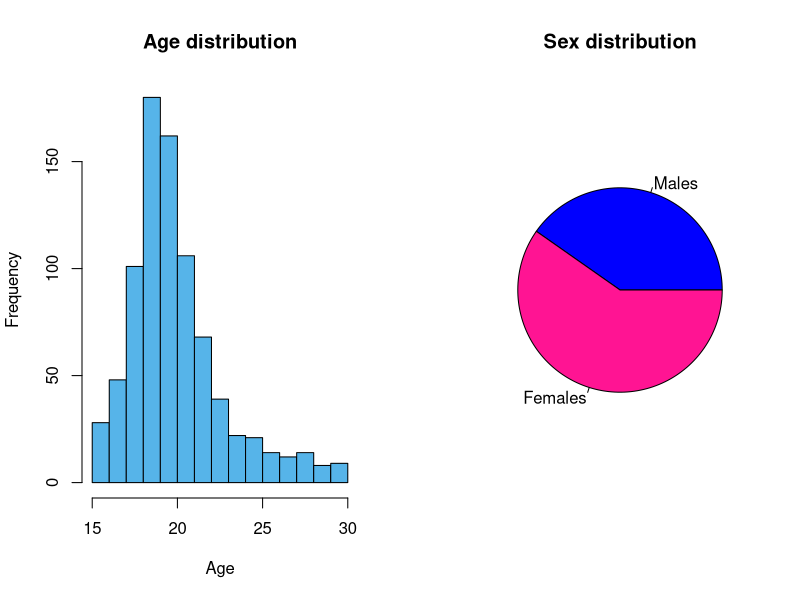
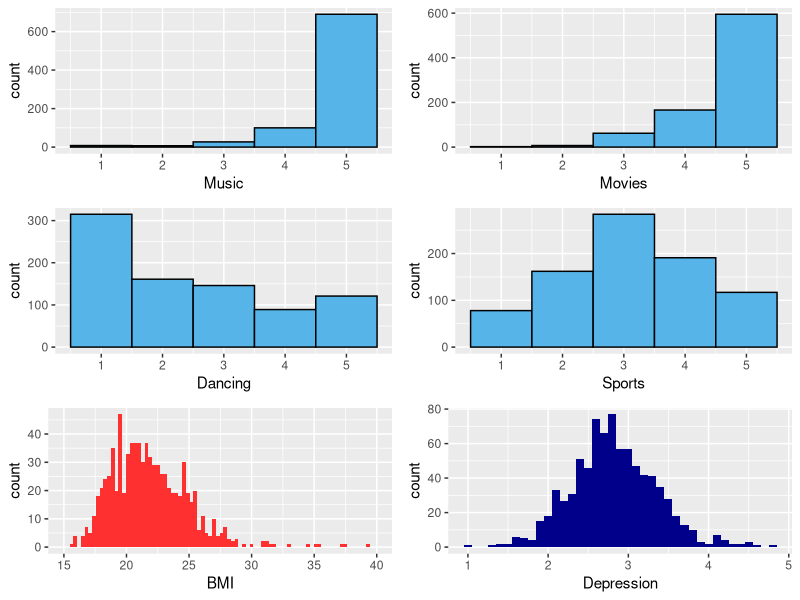
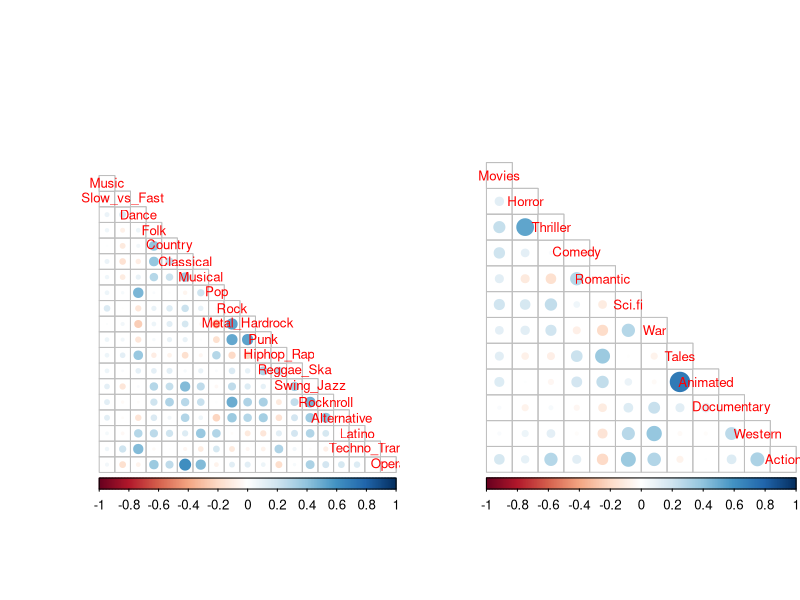
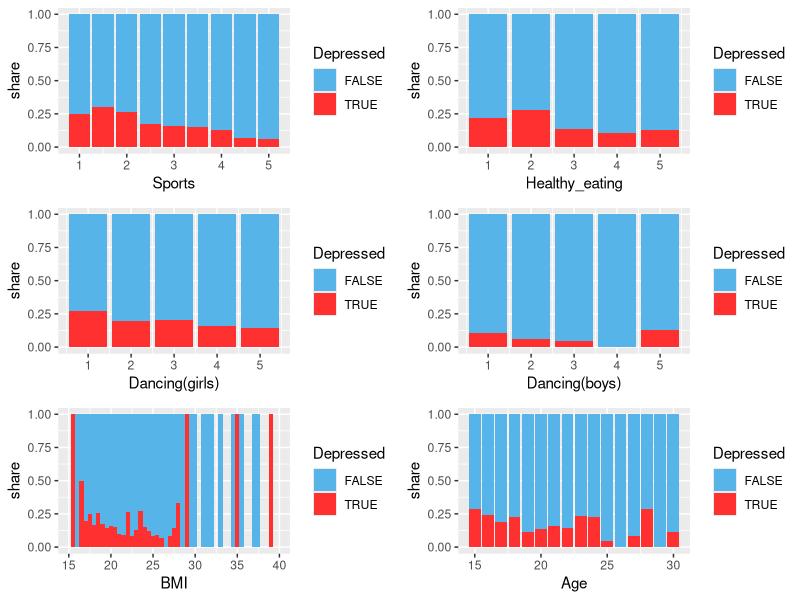
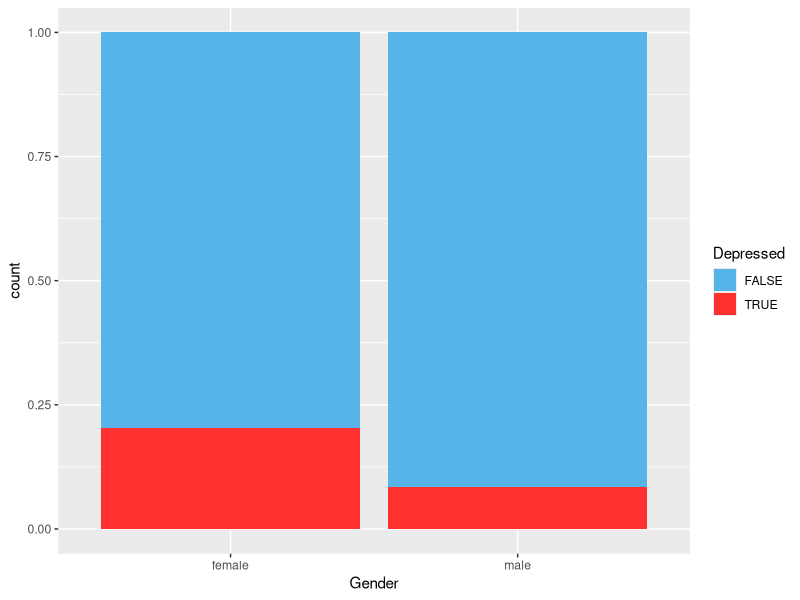
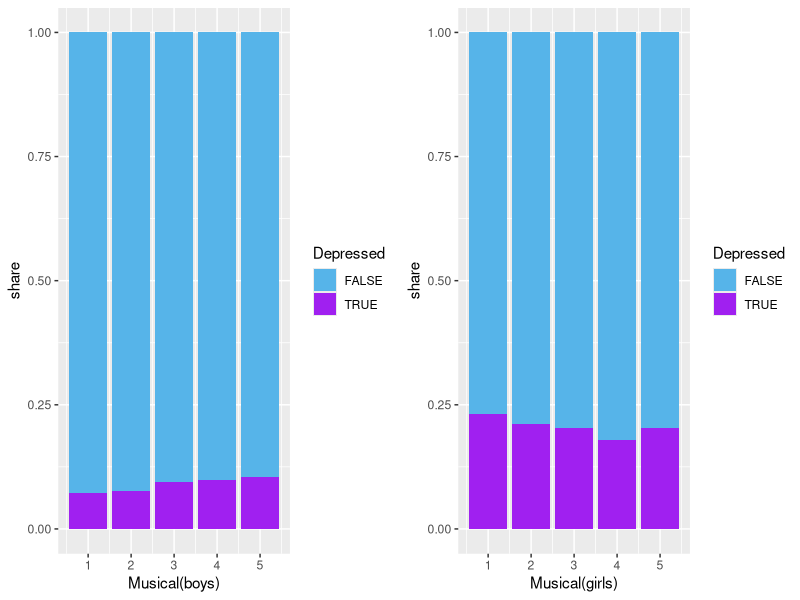
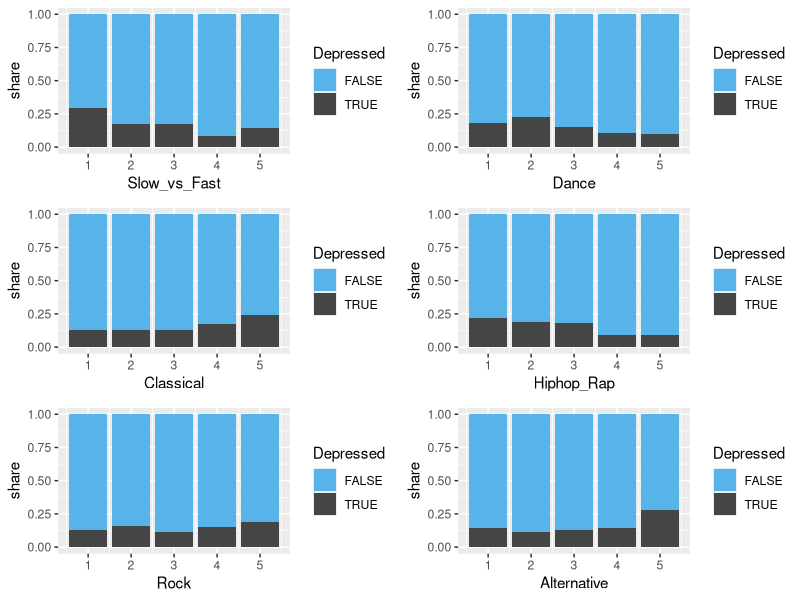
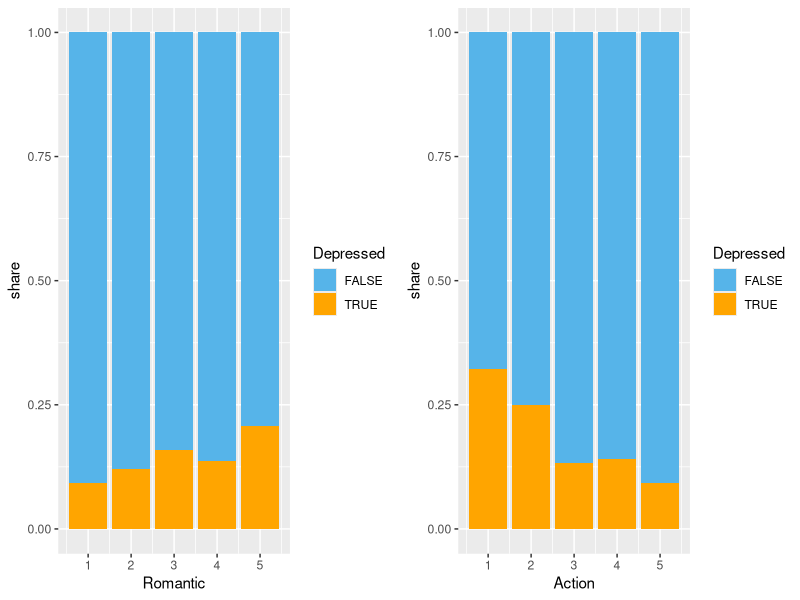

Generate these figures, in order, with R:
## ---- chunk 1
library("tidyverse")
library("ggplot2")
library("dplyr")
library("GGally")
library("corrplot")
library("gridExtra")
library("gridBase")
ym <- read.table("data/young_minds.txt")
Palette <- c("#56B4E9", "firebrick1")
Palette2 <- c("#56B4E9", "gray27")
Palette3 <- c("#56B4E9", "orange")
Palette4 <- c("#56B4E9", "purple")
sexpalette = c("blue", "deeppink")
## ---- chunk 2
glimpse(ym)
summary(ym$Gender)
summary(ym$Depressed)

m <- sum(ym$Gender == "male" )
f <- sum(ym$Gender == "female") 
sexsums <- c(m,f)
lbls <- c("Males", "Females")

par(mfrow=c(1,2))   
age <- hist(ym$Age, xlab ="Age", col = "#56B4E9", main="Age distribution")
sex <- pie(sexsums, labels = lbls, col = sexpalette,  main="Sex distribution")
## ---- chunk 3
Mu <- ggplot(ym, aes(x = Music)) + geom_histogram(binwidth = 1, color = "black", fill = "#56B4E9")
Mo <- ggplot(ym, aes(x = Movies)) + geom_histogram(binwidth = 1, color = "black", fill = "#56B4E9")
Da <- ggplot(ym, aes(x = Dancing)) + geom_histogram(binwidth = 1, color = "black", fill = "#56B4E9")
Sp <- ggplot(ym, aes(x = Sports)) + geom_histogram(binwidth = 1, color = "black", fill = "#56B4E9")
Bm <- ggplot(ym, aes(x = BMI)) + geom_histogram(binwidth = 0.3, fill = "firebrick1") + xlim(15, 40)
De <- ggplot(ym, aes(x = Depression)) + geom_histogram(binwidth = 0.1, fill = "darkblue")
grid.arrange(Mu, Mo, Da, Sp, Bm, De, ncol=2)
## ---- chunk 4
music_matrix <- cor(ym[9:27]) %>% round(digits = 2)
movie_matrix <- cor(ym[28:39]) %>% round(digits = 2)

corrplot(music_matrix, method="circle", type="lower", cl.pos = "b", tl.pos = "d", tl.cex = 0.8)
corrplot(movie_matrix, method="circle", type="lower", cl.pos = "b", tl.pos = "d", tl.cex = 0.8)
## ---- chunk 5
spoD <- ggplot(ym, aes(x = Sports, fill = Depressed)) + geom_bar(position="fill") + scale_fill_manual(values=Palette) + ylab("share")
eatD <- ggplot(ym, aes(x = Healthy_eating, fill = Depressed)) + geom_bar(position="fill") + scale_fill_manual(values=Palette) + ylab("share")
danD <- ggplot(filter(ym, Gender == "female"), aes(x = Dancing, fill = Depressed)) + geom_bar(position="fill") + scale_fill_manual(values=Palette) +xlab("Dancing(girls)") + ylab("share")
danDb <- ggplot(filter(ym, Gender == "male"), aes(x = Dancing, fill = Depressed)) + geom_bar(position="fill") + scale_fill_manual(values=Palette) +xlab("Dancing(boys)") + ylab("share")
bmiD <- ggplot(ym, aes(x = BMI, fill = Depressed)) + geom_histogram(binwidth = 0.5 , position="fill") +  scale_fill_manual(values=Palette)+xlim(15,40)+ ylab("share")
ageD <- ggplot(ym, aes(x = Age, fill = Depressed)) + geom_bar(position="fill") + scale_fill_manual(values=Palette)+ ylab("share")
grid.arrange(spoD, eatD, danD, danDb, bmiD, ageD, ncol=2)
## ---- chunk 6
genD <- ggplot(ym, aes(x = Gender, fill = Depressed)) + geom_bar(position="fill") + scale_fill_manual(values=Palette)
genD
## ---- chunk 7
cor(ym[9:27], ym[4]) %>% round(digits = 2)
cor(ym[28:39], ym[4]) %>% round(digits = 2)
## ---- chunk 8
musicalboys <- ggplot(filter(ym, Gender == "male"), aes(x = Musical, fill = Depressed)) + geom_bar(position="fill") + scale_fill_manual(values=Palette4) + xlab("Musical(boys)")  + ylab("share")
musicalgirls <- ggplot(filter(ym, Gender == "female"), aes(x = Musical, fill = Depressed)) + geom_bar(position="fill") + scale_fill_manual(values=Palette4) + xlab("Musical(girls)") + ylab("share")
grid.arrange(musicalboys, musicalgirls, ncol=2)

## ---- chunk 9
slowD <- ggplot(ym, aes(x = Slow_vs_Fast, fill = Depressed)) + geom_bar(position="fill") + scale_fill_manual(values=Palette2) + ylab("share")
danceD <- ggplot(ym, aes(x = Dance, fill = Depressed)) + geom_bar(position="fill") + scale_fill_manual(values=Palette2) + ylab("share")
classicalD <- ggplot(ym, aes(x = Classical, fill = Depressed)) + geom_bar(position="fill") + scale_fill_manual(values=Palette2)+ ylab("share")
rapD <- ggplot(ym, aes(x = Hiphop_Rap, fill = Depressed)) + geom_bar(position="fill") + scale_fill_manual(values=Palette2) + ylab("share")
rockD <- ggplot(ym, aes(x = Rock, fill = Depressed)) + geom_bar(position="fill") + scale_fill_manual(values=Palette2) + ylab("share")
altD <- ggplot(ym, aes(x = Alternative, fill = Depressed)) + geom_bar(position="fill") + scale_fill_manual(values=Palette2) + ylab("share")
grid.arrange(slowD, danceD, classicalD, rapD, rockD, altD, ncol=2)
## ---- chunk 10
romD <- ggplot(ym, aes(x = Romantic, fill = Depressed)) + geom_bar(position="fill") + scale_fill_manual(values=Palette3) + ylab("share")
actD <- ggplot(ym, aes(x = Action, fill = Depressed)) + geom_bar(position="fill") + scale_fill_manual(values=Palette3) + ylab("share")
grid.arrange(romD, actD, ncol=2)
## ---- chunk 11
m <- lm(Depression ~ Sports + Healthy_eating + BMI , data = ym)
summary(m)
par(mfrow = c(2,2))
plot(m, which = c(1,2,5)) 
## ---- chunk 12
m2 <- lm(Depression ~ Sports + Healthy_eating , data = ym)
summary(m2)
par(mfrow = c(2,2))
plot(m2, which = c(1,2,5)) 
## ---- chunk 13
mm <- lm(Depression ~ Slow_vs_Fast + Hiphop_Rap + Classical, data = ym)
summary(mm)
par(mfrow = c(2,2))
plot(mm, which = c(1,2,5)) 
## ---- chunk 14
m3<- glm(Depressed ~ Action , data = ym, family = "binomial")
summary(m3)
## ---- chunk 15
OR <- coef(m3) %>% exp
CI <- exp(confint(m3))
cbind(OR, CI)
probabilities <- predict(m3, type ="response")
ym <- mutate(ym, probability = probabilities)
ym <- mutate(ym, prediction = probability > 0.2)
table(Depressed = ym$Depressed, prediction = ym$prediction)
